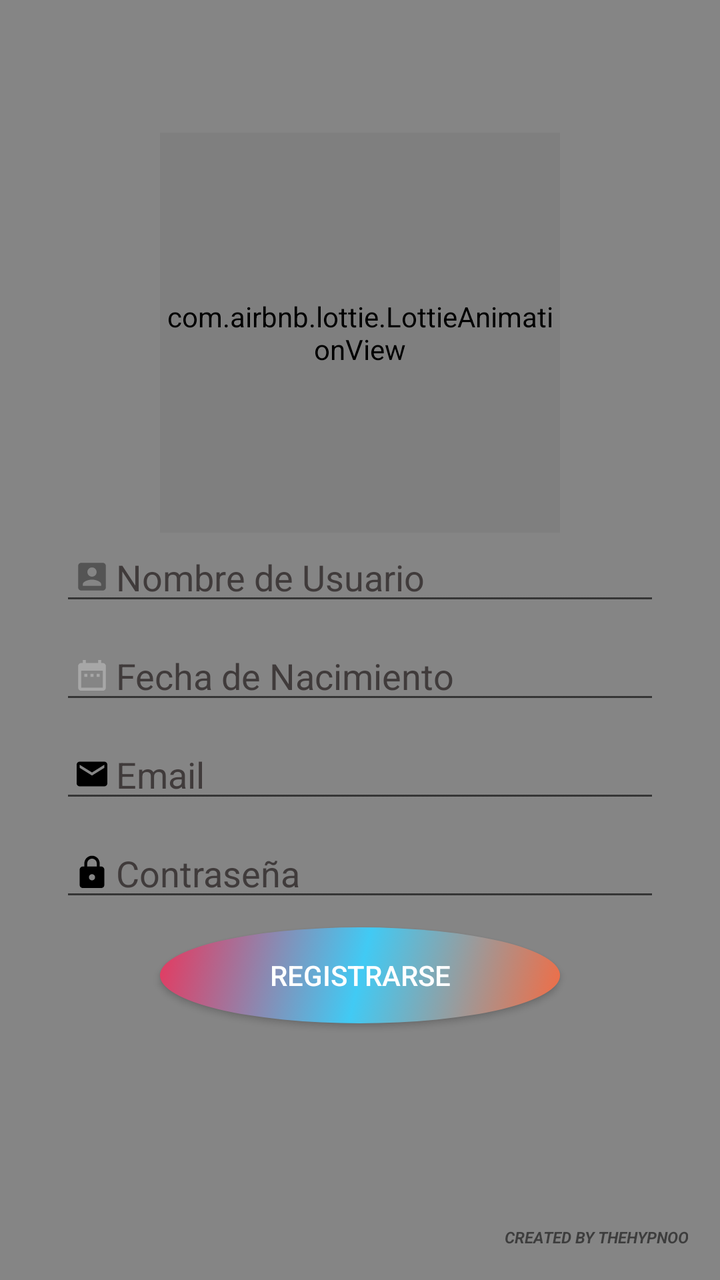
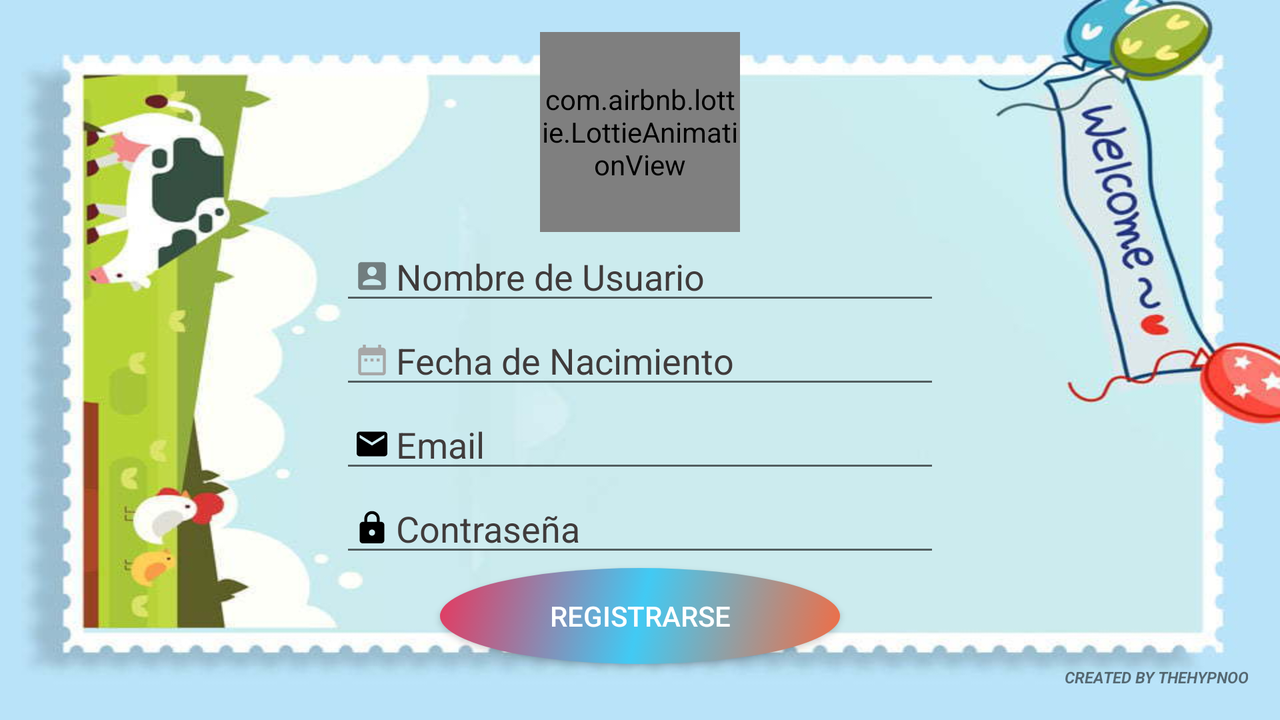

One screen, two layout resources from the same app: the default and the repository's alternative for another configuration. Each is rendered where Android would select it; the XML of both is given below.
<!-- AndroidManifest.xml: application theme Theme.LaJunglaMatematica -->
<!-- res/layout/activity_register.xml -->
<?xml version="1.0" encoding="utf-8"?>
<androidx.constraintlayout.widget.ConstraintLayout xmlns:android="http://schemas.android.com/apk/res/android"
    xmlns:app="http://schemas.android.com/apk/res-auto"
    xmlns:tools="http://schemas.android.com/tools"
    android:layout_width="match_parent"
    android:layout_height="match_parent"
    android:background="@mipmap/registerbackground"
    tools:context=".AuthActivity">

    <LinearLayout
        android:layout_width="0dp"
        android:layout_height="0dp"
        android:layout_marginStart="16dp"
        android:layout_marginTop="16dp"
        android:layout_marginEnd="16dp"
        android:layout_marginBottom="16dp"
        android:gravity="center"
        android:orientation="vertical"
        app:layout_constraintBottom_toBottomOf="parent"
        app:layout_constraintEnd_toEndOf="parent"
        app:layout_constraintStart_toStartOf="parent"
        app:layout_constraintTop_toTopOf="parent">

        <Space
            android:layout_width="match_parent"
            android:layout_height="wrap_content"
            android:layout_weight="0.5" />

        <com.airbnb.lottie.LottieAnimationView
            android:id="@+id/animationCargaRanking"
            android:layout_width="200dp"
            android:layout_height="200dp"
            android:layout_gravity="center"
            app:lottie_autoPlay="true"
            app:lottie_loop="true"
            app:lottie_rawRes="@raw/registeranimation"
            tools:ignore="MissingConstraints" />

        <EditText
            android:id="@+id/UsuarioEditText"
            android:layout_width="300dp"
            android:layout_height="wrap_content"
            android:drawableLeft="@drawable/ic_action_user"
            android:ems="10"
            android:hint="Nombre de Usuario"
            android:inputType="textEmailAddress"
            android:textColorHint="#403B3B" />

        <Space
            android:layout_width="match_parent"
            android:layout_height="8dp" />

        <EditText
            android:id="@+id/FechaNacimientoEditText"
            android:layout_width="300dp"
            android:layout_height="wrap_content"
            android:drawableLeft="@drawable/ic_action_date"
            android:ems="10"
            android:hint="Fecha de Nacimiento"
            android:inputType="date"
            android:textColorHint="#403B3B" />

        <Space
            android:layout_width="match_parent"
            android:layout_height="8dp" />

        <EditText
            android:id="@+id/emailEditText"
            android:layout_width="300dp"
            android:layout_height="wrap_content"
            android:drawableLeft="@drawable/ic_action_email"
            android:ems="10"
            android:hint="Email"
            android:inputType="textEmailAddress"
            android:textColorHint="#403B3B" />

        <Space
            android:layout_width="match_parent"
            android:layout_height="8dp" />

        <EditText
            android:id="@+id/passwordEditText"
            android:layout_width="300dp"
            android:layout_height="wrap_content"
            android:drawableLeft="@drawable/ic_action_lock"
            android:ems="10"
            android:hint="Contraseña"
            android:inputType="textPassword"
            android:textColorHint="#403B3B" />

        <Space
            android:layout_width="match_parent"
            android:layout_height="8dp" />

        <Button
            android:id="@+id/loginButton"
            android:layout_width="200dp"
            android:layout_height="wrap_content"
            android:background="@drawable/bordes_redondos"
            android:gravity="center"
            android:text="Registrarse"
            android:textColor="@android:color/white" />

        <Space
            android:layout_width="match_parent"
            android:layout_height="wrap_content"
            android:layout_weight="1" />

        <TextView
            android:id="@+id/credits"
            android:layout_width="match_parent"
            android:layout_height="wrap_content"
            android:layout_weight="0"
            android:gravity="right"
            android:text="Created by TheHypnoo"
            android:textAllCaps="true"
            android:textSize="8sp"
            android:textStyle="bold|italic" />

    </LinearLayout>

</androidx.constraintlayout.widget.ConstraintLayout>
<!-- resources referenced by this layout -->
<resources>
  <!-- drawable ic_action_date (drawable-anydpi) -->
  <vector xmlns:android="http://schemas.android.com/apk/res/android"
      android:width="24dp"
      android:height="24dp"
      android:viewportWidth="24"
      android:viewportHeight="24"
      android:tint="#A7A7A7"
      android:alpha="1">
    <group android:scaleX="0.7692308"
        android:scaleY="0.7692308"
        android:translateX="2.7692308"
        android:translateY="2.7692308">
      <path
          android:fillColor="@android:color/white"
          android:pathData="M9,11L7,11v2h2v-2zM13,11h-2v2h2v-2zM17,11h-2v2h2v-2zM19,4h-1L18,2h-2v2L8,4L8,2L6,2v2L5,4c-1.11,0 -1.99,0.9 -1.99,2L3,20c0,1.1 0.89,2 2,2h14c1.1,0 2,-0.9 2,-2L21,6c0,-1.1 -0.9,-2 -2,-2zM19,20L5,20L5,9h14v11z"/>
    </group>
  </vector>
  <!-- drawable ic_action_email (drawable-anydpi) -->
  <vector xmlns:android="http://schemas.android.com/apk/res/android"
      android:width="24dp"
      android:height="24dp"
      android:viewportWidth="24"
      android:viewportHeight="24"
      android:tint="#000000"
      android:alpha="1">
    <group android:scaleX="0.7692308"
        android:scaleY="0.7692308"
        android:translateX="2.7692308"
        android:translateY="2.7692308">
      <path
          android:fillColor="@android:color/white"
          android:pathData="M20,4L4,4c-1.1,0 -1.99,0.9 -1.99,2L2,18c0,1.1 0.9,2 2,2h16c1.1,0 2,-0.9 2,-2L22,6c0,-1.1 -0.9,-2 -2,-2zM20,8l-8,5 -8,-5L4,6l8,5 8,-5v2z"/>
    </group>
  </vector>
  <!-- drawable ic_action_lock (drawable-anydpi) -->
  <vector xmlns:android="http://schemas.android.com/apk/res/android"
      android:width="24dp"
      android:height="24dp"
      android:viewportWidth="24"
      android:viewportHeight="24"
      android:tint="#000000"
      android:alpha="1">
    <group android:scaleX="0.7692308"
        android:scaleY="0.7692308"
        android:translateX="2.7692308"
        android:translateY="2.7692308">
      <path
          android:fillColor="@android:color/white"
          android:pathData="M18,8h-1L17,6c0,-2.76 -2.24,-5 -5,-5S7,3.24 7,6v2L6,8c-1.1,0 -2,0.9 -2,2v10c0,1.1 0.9,2 2,2h12c1.1,0 2,-0.9 2,-2L20,10c0,-1.1 -0.9,-2 -2,-2zM12,17c-1.1,0 -2,-0.9 -2,-2s0.9,-2 2,-2 2,0.9 2,2 -0.9,2 -2,2zM15.1,8L8.9,8L8.9,6c0,-1.71 1.39,-3.1 3.1,-3.1 1.71,0 3.1,1.39 3.1,3.1v2z"/>
    </group>
  </vector>
  <!-- drawable ic_action_user (drawable-anydpi) -->
  <vector xmlns:android="http://schemas.android.com/apk/res/android"
      android:width="24dp"
      android:height="24dp"
      android:viewportWidth="24"
      android:viewportHeight="24"
      android:tint="#333333"
      android:alpha="0.6">
    <group android:scaleX="0.7692308"
        android:scaleY="0.7692308"
        android:translateX="2.7692308"
        android:translateY="2.7692308">
      <path
          android:fillColor="@android:color/white"
          android:pathData="M3,5v14c0,1.1 0.89,2 2,2h14c1.1,0 2,-0.9 2,-2L21,5c0,-1.1 -0.9,-2 -2,-2L5,3c-1.11,0 -2,0.9 -2,2zM15,9c0,1.66 -1.34,3 -3,3s-3,-1.34 -3,-3 1.34,-3 3,-3 3,1.34 3,3zM6,17c0,-2 4,-3.1 6,-3.1s6,1.1 6,3.1v1L6,18v-1z"/>
    </group>
  </vector>
  <style name="Theme.LaJunglaMatematica" parent="Theme.AppCompat.Light.DarkActionBar">
          
          <item name="colorPrimary">@color/colorPrimary</item>
          <item name="colorPrimaryDark">@color/colorPrimaryDark</item>
          <item name="colorAccent">@color/colorAccent</item>
          <item name="android:windowBackground">@color/colorBackground</item>
      </style>
  <color name="colorPrimary">#1c313a</color>
  <color name="colorPrimaryDark">#001064</color>
  <color name="colorAccent">#FF000000</color>
  <color name="colorBackground">#858585</color>
</resources>
<!-- res/layout-land/activity_register.xml (the repository's variant of the layout above) -->
<!-- drawn on the phone turned sideways -->
<?xml version="1.0" encoding="utf-8"?>
<androidx.constraintlayout.widget.ConstraintLayout xmlns:android="http://schemas.android.com/apk/res/android"
    xmlns:app="http://schemas.android.com/apk/res-auto"
    xmlns:tools="http://schemas.android.com/tools"
    android:layout_width="match_parent"
    android:layout_height="match_parent"
    android:background="@mipmap/hregisterbackground"
    tools:context=".AuthActivity">

    <LinearLayout
        android:layout_width="0dp"
        android:layout_height="0dp"
        android:layout_marginStart="16dp"
        android:layout_marginTop="16dp"
        android:layout_marginEnd="16dp"
        android:layout_marginBottom="16dp"
        android:gravity="center"
        android:orientation="vertical"
        app:layout_constraintBottom_toBottomOf="parent"
        app:layout_constraintEnd_toEndOf="parent"
        app:layout_constraintStart_toStartOf="parent"
        app:layout_constraintTop_toTopOf="parent">

        <com.airbnb.lottie.LottieAnimationView
            android:id="@+id/animationCargaRanking"
            android:layout_width="100dp"
            android:layout_height="100dp"
            android:layout_gravity="center"
            app:lottie_autoPlay="true"
            app:lottie_loop="true"
            app:lottie_rawRes="@raw/registeranimation"
            tools:ignore="MissingConstraints" />

        <EditText
            android:id="@+id/UsuarioEditText"
            android:layout_width="300dp"
            android:layout_height="wrap_content"
            android:drawableLeft="@drawable/ic_action_user"
            android:ems="10"
            android:hint="Nombre de Usuario"
            android:inputType="textEmailAddress"
            android:textColorHint="#403B3B" />

        <Space
            android:layout_width="match_parent"
            android:layout_height="wrap_content"
            android:layout_weight="0.01" />

        <EditText
            android:id="@+id/FechaNacimientoEditText"
            android:layout_width="300dp"
            android:layout_height="wrap_content"
            android:drawableLeft="@drawable/ic_action_date"
            android:ems="10"
            android:hint="Fecha de Nacimiento"
            android:inputType="date"
            android:textColorHint="#403B3B" />

        <Space
            android:layout_width="match_parent"
            android:layout_height="wrap_content"
            android:layout_weight="0.01" />

        <EditText
            android:id="@+id/emailEditText"
            android:layout_width="300dp"
            android:layout_height="wrap_content"
            android:drawableLeft="@drawable/ic_action_email"
            android:ems="10"
            android:hint="Email"
            android:inputType="textEmailAddress"
            android:textColorHint="#403B3B" />

        <Space
            android:layout_width="match_parent"
            android:layout_height="wrap_content"
            android:layout_weight="0.01" />

        <EditText
            android:id="@+id/passwordEditText"
            android:layout_width="300dp"
            android:layout_height="wrap_content"
            android:drawableLeft="@drawable/ic_action_lock"
            android:ems="10"
            android:hint="Contraseña"
            android:inputType="textPassword"
            android:textColorHint="#403B3B" />

        <Space
            android:layout_width="match_parent"
            android:layout_height="wrap_content"
            android:layout_weight="0.01" />

        <Button
            android:id="@+id/loginButton"
            android:layout_width="200dp"
            android:layout_height="wrap_content"
            android:background="@drawable/bordes_redondos"
            android:gravity="center"
            android:text="Registrarse"
            android:textColor="@android:color/white" />

        <Space
            android:layout_width="match_parent"
            android:layout_height="wrap_content"
            android:layout_weight="0.01" />

        <TextView
            android:id="@+id/credits"
            android:layout_width="match_parent"
            android:layout_height="wrap_content"
            android:layout_weight="0"
            android:gravity="right"
            android:text="Created by TheHypnoo"
            android:textAllCaps="true"
            android:textSize="8sp"
            android:textStyle="bold|italic" />

    </LinearLayout>

</androidx.constraintlayout.widget.ConstraintLayout>
